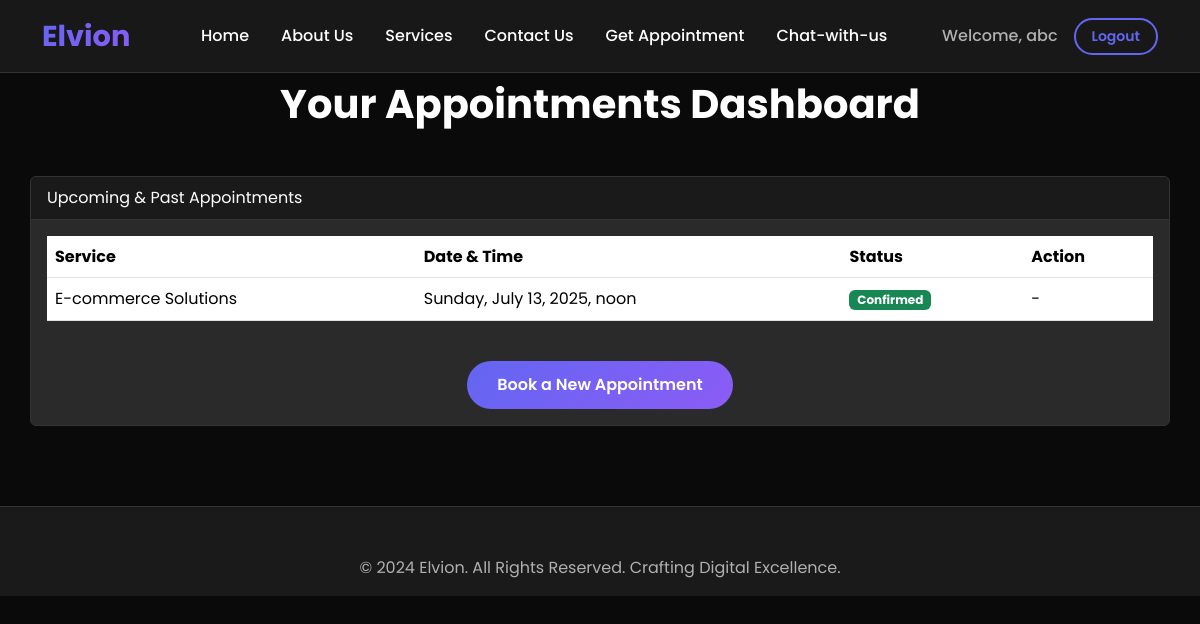
The page /appointments/dashboard/ (signed in) on the database its author committed.
### appointments/models.py (models this page shows, shortened)
class Appointment(models.Model):
    user = models.ForeignKey(settings.AUTH_USER_MODEL, on_delete=models.CASCADE)
    time_slot = models.OneToOneField(TimeSlot, on_delete=models.CASCADE)
    service_type = models.CharField(max_length=100)
    notes = models.TextField(blank=True, null=True)
    booked_at = models.DateTimeField(auto_now_add=True)
    STATUS_CHOICES = [
        ('CONFIRMED', 'Confirmed'),
        ('CANCELLED', 'Cancelled'),
        ('COMPLETED', 'Completed'),
    ]
    status = models.CharField(max_length=10, choices=STATUS_CHOICES, default='CONFIRMED')
    class Meta:
        ordering = ['-time_slot__start_time']

class TimeSlot(models.Model):
    start_time = models.DateTimeField(unique=True)
    is_booked = models.BooleanField(default=False)
    class Meta:
        ordering = ['start_time']

### appointments/views.py (the view)
# urls.py: path('dashboard/', views.dashboard_view, name='dashboard'),
@login_required
def dashboard_view(request):
    user_appointments = Appointment.objects.filter(user=request.user).order_by('time_slot__start_time')
    context = {
        'appointments': user_appointments,
        'now': timezone.now()
    }
    return render(request, 'appointments/dashboard.html', context)

### appointments/templates/appointments/dashboard.html (shortened to what this page needs)
{% extends 'base.html' %}
{% load static %}
{% block content %}
<div class="container section">
    <h2 class="section-title">Your Appointments Dashboard</h2>
    <div class="card">
        <div class="card-header">
            Upcoming & Past Appointments
        </div>
        <div class="card-body">
            {% if appointments %}
            <div class="table-responsive">
                <table class="table table-hover">
                    <thead>
                        <tr>
                            <th>Service</th>
                            <th>Date & Time</th>
                            <th>Status</th>
                            <th>Action</th>
                        </tr>
                    </thead>
                    <tbody>
                        {% for appt in appointments %}
                        <tr>
                            <td>{{ appt.service_type }}</td>
                            <td>{{ appt.time_slot.start_time|date:"l, F j, Y, P" }}</td>
                            <td>
                                <span class="badge
                                    {% if appt.status == 'CONFIRMED' %}bg-success{% endif %}
                                    {% if appt.status == 'COMPLETED' %}bg-secondary{% endif %}">
                                    {{ appt.get_status_display }}
                                </span>
                            </td>
                            <td>
                                {% if appt.status == 'CONFIRMED' and appt.time_slot.start_time > now %}
                                <form method="post" action="{% url 'cancel_appointment' appt.id %}" onsubmit="return confirm('Are you sure you want to cancel this appointment?');">
                                    {% csrf_token %}
                                    <button type="submit" class="btn btn-danger btn-sm">Cancel</button>
                                </form>
                                {% else %}
                                -
                                {% endif %}
                            </td>
                        </tr>
                        {% endfor %}
                    </tbody>
                </table>
            </div>
            {% else %}
            <p class="text-center">You have no appointments booked.</p>
            {% endif %}
            <div class="text-center mt-4">
                <a href="{% url 'book_appointment' %}" class="btn btn-primary">Book a New Appointment</a>
            </div>
        </div>
    </div>
</div>
{% endblock %}

### templates/base.html (shortened to what this page needs)
{% load static %}
<!DOCTYPE html>
<html lang="en">
<head>
    <link href="https://cdn.jsdelivr.net/npm/bootstrap@5.3.3/dist/css/bootstrap.min.css" rel="stylesheet">
    <link rel="stylesheet" href="{% static 'css/style.css' %}">
    <link rel="stylesheet" href="https://cdnjs.cloudflare.com/ajax/libs/font-awesome/6.5.2/css/all.min.css">
    <link rel="stylesheet" href="https://cdnjs.cloudflare.com/ajax/libs/font-awesome/6.5.0/css/all.min.css">
    <link href="https://cdnjs.cloudflare.com/ajax/libs/aos/2.3.4/aos.css" rel="stylesheet">
</head>
<body>
    {% if not full_page %}
    <header>
        <nav class="navbar navbar-expand-lg fixed-top">
            <div class="container">
                <a class="navbar-brand" href="{% url 'home' %}">Elvion</a>
                <div class="collapse navbar-collapse" id="navbarNav">
                    <ul class="navbar-nav ms-auto">
                        <li class="nav-item"><a class="nav-link" href="{% url 'home' %}">Home</a></li>
                        <li class="nav-item"><a class="nav-link" href="{% url 'about_us' %}">About Us</a></li>
                        <li class="nav-item"><a class="nav-link" href="{% url 'services' %}">Services</a></li>
                        <li class="nav-item"><a class="nav-link" href="{% url 'contact_us' %}">Contact Us</a></li>
                        <li class="nav-item"><a class="nav-link" href="{% url 'get_appointment_page' %}">Get Appointment</a></li>
                        <li class="nav-item"><a class="nav-link" href="{% url 'chatbot' %}">Chat-with-us</a></li>
                    </ul>
                    <ul class="navbar-nav ms-auto">
                        {% if user.is_authenticated %}
                            <li class="nav-item d-flex align-items-center">
                                <span class="navbar-text me-3">Welcome, {{ user.username }}</span>
                                <form action="{% url 'logout' %}" method="post" class="d-inline">
                                    <button type="submit" class="btn btn-outline-primary btn-sm">Logout</button>
                                </form>
                            </li>
                        {% else %}
                            <li class="nav-item me-2"><a class="nav-link" href="{% url 'login' %}">Login</a></li>
                            <li class="nav-item"><a class="btn btn-primary" href="{% url 'signup' %}">Sign Up</a></li>
                        {% endif %}
                    </ul>
                </div>
            </div>
        </nav>
    </header>
    {% endif %}
    <main class="{% if not full_page %}{% else %}h-100{% endif %}">
        {% block content %}
        {% endblock %}
    </main>
    {% if not full_page %}
    <footer class="bg-dark text-white">
        <div class="container">
            <div class="footer-content">
                <p class="mb-0">© 2024 Elvion. All Rights Reserved. Crafting Digital Excellence.</p>
            </div>
        </div>
    </footer>
    {% endif %}
</body>
</html>

### static/css/style.css (style rules this page uses)
body { font-family: 'Poppins', sans-serif; }
.navbar-brand { font-size: 1.8rem; color: #0d6efd !important; }
.section { padding: 80px 0; }
.section-title { text-align: center; margin-bottom: 50px; font-weight: 600; }

### templates/base.html (style rules this page uses)
:root { --dark-bg: #0a0a0a; --dark-bg-secondary: #1a1a1a; --dark-bg-tertiary: #2a2a2a; --dark-text: #ffffff; --dark-text-secondary: #b0b0b0; --dark-text-muted: #808080; --dark-border: #333333; --primary-color: #6366f1; --secondary-color: #8b5cf6; --accent-color: #06b6d4; }
* { margin: 0; padding: 0; box-sizing: border-box; }
body { font-family: 'Poppins', sans-serif; line-height: 1.6; background-color: var(--dark-bg); color: var(--dark-text); overflow-x: hidden; }
.navbar { background: rgba(26, 26, 26, 0.95); backdrop-filter: blur(10px); border-bottom: 1px solid var(--dark-border); transition: all 0.3s ease; z-index: 1030; }
.navbar-brand { font-size: 1.8rem; font-weight: 700; background: linear-gradient(135deg, var(--primary-color), var(--secondary-color)); -webkit-background-clip: text; -webkit-text-fill-color: transparent; background-clip: text; text-decoration: none; }
.navbar-nav .nav-link { color: var(--dark-text) !important; font-weight: 500; margin: 0 0.5rem; transition: all 0.3s ease; position: relative; }
.navbar-nav .nav-link::after { content: ''; position: absolute; bottom: -5px; left: 0; width: 0; height: 2px; background: linear-gradient(135deg, var(--primary-color), var(--secondary-color)); transition: width 0.3s ease; }
.navbar-text { color: var(--dark-text-secondary) !important; font-weight: 500; }
.btn-primary { background: linear-gradient(135deg, var(--primary-color), var(--secondary-color)); border: none; padding: 12px 30px; border-radius: 50px; font-weight: 600; transition: all 0.3s ease; position: relative; overflow: hidden; }
.btn-outline-primary { border: 2px solid var(--primary-color); color: var(--primary-color); background: transparent; padding: 8px 20px; border-radius: 25px; font-weight: 600; transition: all 0.3s ease; }
.btn-sm { padding: 6px 16px; font-size: 0.875rem; }
.section { padding: 5rem 0; background-color: var(--dark-bg); }
.section-title { font-size: 2.5rem; font-weight: 700; text-align: center; margin-bottom: 3rem; color: var(--dark-text); }
footer { background: var(--dark-bg-secondary); color: var(--dark-text); padding: 3rem 0 1rem; border-top: 1px solid var(--dark-border); }
.footer-content { text-align: center; color: var(--dark-text-secondary); }
.text-white { color: var(--dark-text) !important; }
.bg-dark { background-color: var(--dark-bg-secondary) !important; }
html { scroll-behavior: smooth; }
.card { background-color: var(--dark-bg-tertiary); border: 1px solid var(--dark-border); color: var(--dark-text); }
.card-header { background-color: var(--dark-bg-secondary); border-bottom: 1px solid var(--dark-border); }

### rows shown on the page
Appointment: service_type "E-commerce Solutions", time_slot.start_time "Sunday, July 13, 2025, noon", status "Confirmed"

### other values the page prints
{{ user.username }} "abc"
